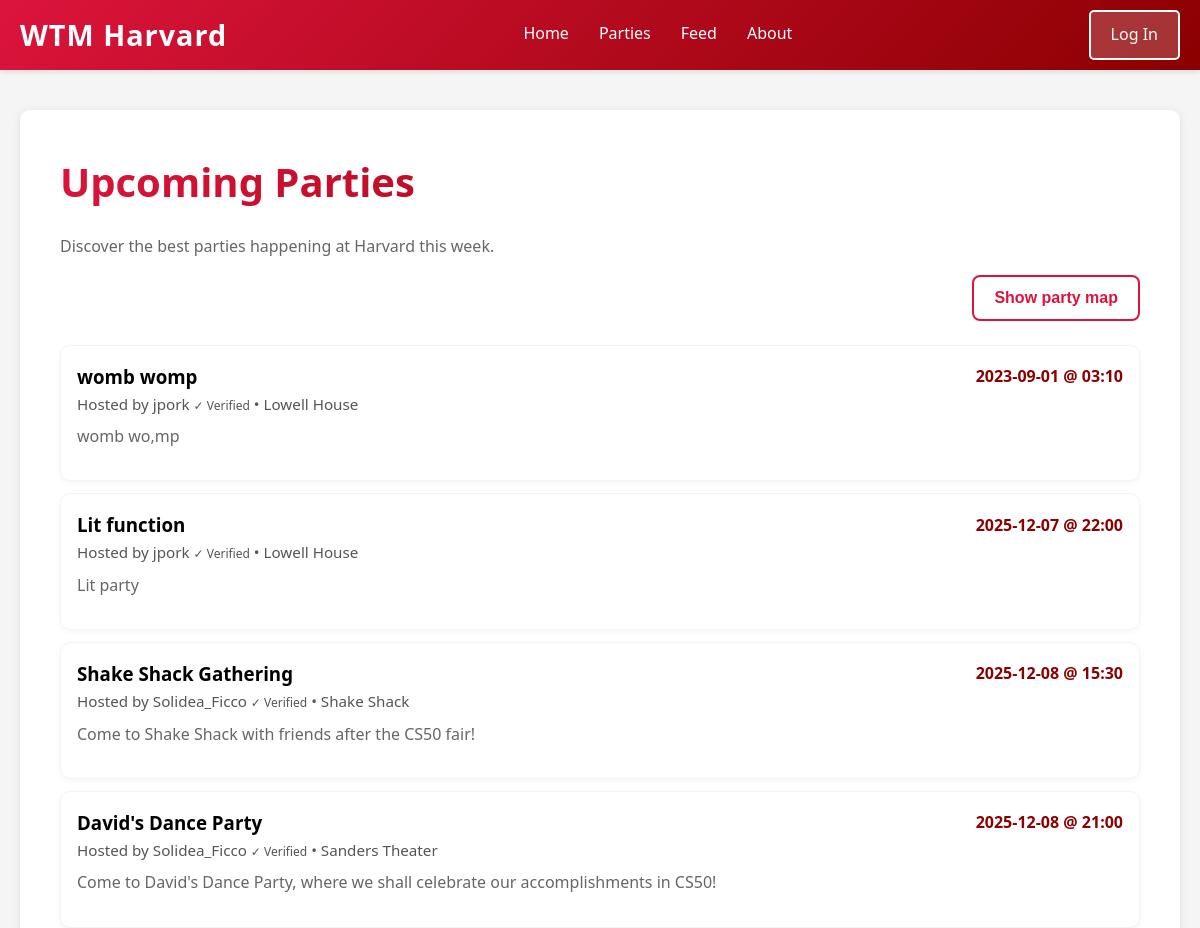
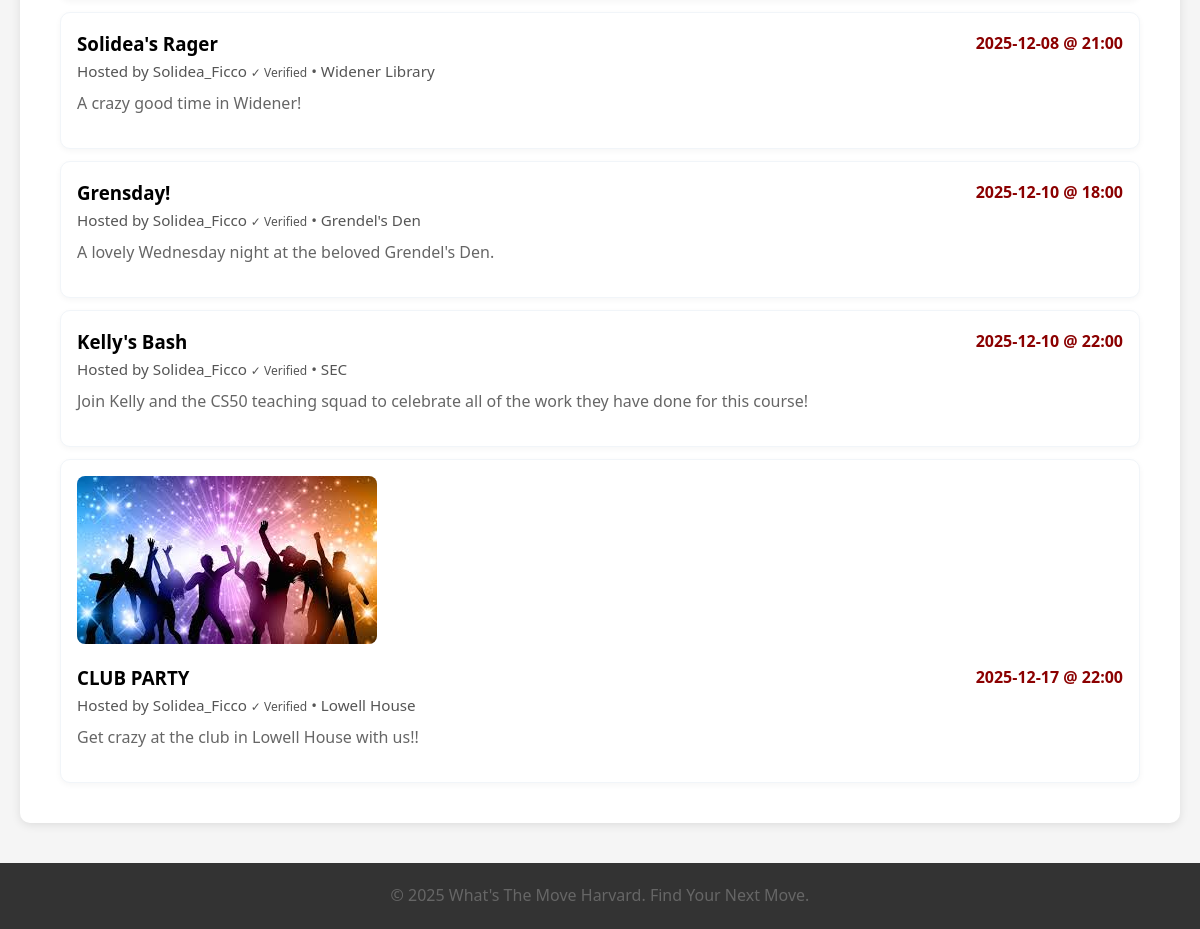
Page /list on the committed database (2 pictures, top to bottom).
### tables this page shows
CREATE TABLE parties (id INTEGER PRIMARY KEY AUTOINCREMENT, user_id INTEGER NOT NULL, host_name TEXT NOT NULL, party_name TEXT NOT NULL, location TEXT NOT NULL, date TEXT NOT NULL, time TEXT NOT NULL, description TEXT, created_at TIMESTAMP DEFAULT CURRENT_TIMESTAMP, latitude REAL, longitude REAL, flyer_path TEXT, FOREIGN KEY (user_id) REFERENCES users(id));

CREATE TABLE users (id INTEGER PRIMARY KEY AUTOINCREMENT NOT NULL, username TEXT NOT NULL, hash TEXT NOT NULL, display_name TEXT);

### app.py (the view)
@app.route('/list')
def list_page():
    user = current_user()
    conn = get_db_connection()
    parties = conn.execute(
        """
        SELECT p.id,
               p.party_name,
               p.location,
               p.latitude,
               p.longitude,
               p.date,
               p.time,
               p.description,
               p.host_name,
               p.flyer_path,
               p.created_at,
               u.username AS created_by,
               u.display_name AS verified_host
        FROM parties p
        JOIN users u ON p.user_id = u.id
        ORDER BY p.date, p.time
        """
    ).fetchall()
    conn.close()
    user_wishlist = get_user_wishlist_ids(user['id']) if user else set()
    return render_template('list.html', parties=parties, user=user, user_wishlist=user_wishlist)

### app.py (called while the page is built)
def get_db_connection():
    conn = sqlite3.connect(DATABASE)
    conn.row_factory = sqlite3.Row
    return conn

def current_user():
    if 'user_id' in session:
        return {'id': session['user_id'], 'email': session.get('user')}
    return None

### templates/list.html (shortened to what this page needs)
{% extends "template.html" %}
{% block content %}
<div class="container">
    <h1>Upcoming Parties</h1>
    <p>Discover the best parties happening at Harvard this week.</p>
    <div class="list-actions">
        <button class="btn ghost" id="toggle-map-btn" type="button">Show party map</button>
    </div>
    <div class="party-list">
        {% if parties and parties|length > 0 %}
            {% for party in parties %}
            <div class="party-card">
                <a class="party-card-link" href="/party/{{ party['id'] }}">
                    {% if party.flyer_path %}
                    <div style="margin-bottom: 12px;">
                        <img src="{{ url_for('static', filename=party.flyer_path) }}"
                             alt="{{ party.party_name }} flyer"
                             style="max-width: 100%; max-height: 200px; object-fit: cover; border-radius: 8px;">
                    </div>
                    {% endif %}
                    <div class="party-card-header">
                        <h3>{{ party['party_name'] }}</h3>
                        <div class="party-date">{{ party['date'] }} @ {{ party['time'] }}</div>
                    </div>
                    <p class="party-meta">
                        Hosted by {{ party['verified_host'] }}
                        <span class="badge bg-success" style="font-size: 0.75rem;">✓ Verified</span>
                        • {{ party['location'] }}
                    </p>
                    {% if party['description'] %}
                    <p>{{ party['description'][:150] }}{% if party['description']|length > 150 %}...{% endif %}</p>
                    {% endif %}
                </a>
            </div>
            {% endfor %}
        {% else %}
            <div class="alert alert-secondary">
                No parties have been added yet. Be the first to add one!
            </div>
        {% endif %}
    </div>
</div>
<link rel="stylesheet" href="https://unpkg.com/leaflet@1.9.4/dist/leaflet.css" />
{% endblock %}

### static/style.css (style rules this page uses)
* { margin: 0; padding: 0; box-sizing: border-box; }
body { font-family: 'Segoe UI', Tahoma, Geneva, Verdana, sans-serif; background-color: #f5f5f5; line-height: 1.6; }
.container { background: white; padding: 40px; border-radius: 10px; box-shadow: 0 2px 10px rgba(0, 0, 0, 0.1); }
h1 { color: #333; margin-bottom: 20px; font-size: 2.5rem; background: linear-gradient(135deg, #dc143c 0%, #8b0000 100%); -webkit-background-clip: text; -webkit-text-fill-color: transparent; background-clip: text; }
p { color: #666; font-size: 1rem; margin-bottom: 15px; }
button { background: linear-gradient(135deg, #dc143c 0%, #8b0000 100%); color: white; border: none; padding: 12px 30px; border-radius: 5px; font-size: 1rem; cursor: pointer; transition: all 0.3s ease; }
.btn { display: inline-block; padding: 12px 20px; border-radius: 8px; font-weight: 700; text-decoration: none; transition: transform 0.2s ease, box-shadow 0.2s ease, background 0.3s ease, color 0.3s ease; }
.btn.ghost { border: 2px solid #dc143c; color: #dc143c; background: white; }
.party-list { margin-top: 24px; display: flex; flex-direction: column; gap: 12px; }
.party-card { padding: 16px; border: 1px solid #f1f5f9; border-radius: 10px; background: white; box-shadow: 0 2px 6px rgba(0, 0, 0, 0.04); }
.party-card-link { text-decoration: none; color: inherit; }
.party-card-header { display: flex; justify-content: space-between; align-items: center; gap: 12px; }
.party-date { font-weight: 700; color: #8b0000; }
.party-meta { font-size: 0.95rem; color: #555; margin-bottom: 8px; }
.list-actions { margin: 12px 0; display: flex; justify-content: flex-end; gap: 10px; }
img { max-width: 100%; height: auto; }

### rows in the picture
parties: party_name "womb womp", date "2023-09-01", time "03:10", verified_host "jpork", location "Lowell House", description "womb wo,mp"
parties: party_name "Lit function", date "2025-12-07", time "22:00", verified_host "jpork", location "Lowell House", description "Lit party"
parties: party_name "Shake Shack Gathering", date "2025-12-08", time "15:30", verified_host "Solidea_Ficco", location "Shake Shack", description "Come to Shake Shack with friends after the CS50 fair!"
parties: party_name "David's Dance Party", date "2025-12-08", time "21:00", verified_host "Solidea_Ficco", location "Sanders Theater", description "Come to David's Dance Party, where we shall celebrate our accomplishments in CS50!"
parties: party_name "Solidea's Rager", date "2025-12-08", time "21:00", verified_host "Solidea_Ficco", location "Widener Library", description "A crazy good time in Widener!"
parties: party_name "Grensday!", date "2025-12-10", time "18:00", verified_host "Solidea_Ficco", location "Grendel's Den", description "A lovely Wednesday night at the beloved Grendel's Den."
parties: party_name "Kelly's Bash", date "2025-12-10", time "22:00", verified_host "Solidea_Ficco", location "SEC", description "Join Kelly and the CS50 teaching squad to celebrate all of the work they have done for this course!"
parties: flyer_path (picture), party_name "CLUB PARTY", date "2025-12-17", time "22:00", verified_host "Solidea_Ficco", location "Lowell House", description "Get crazy at the club in Lowell House with us!!"
